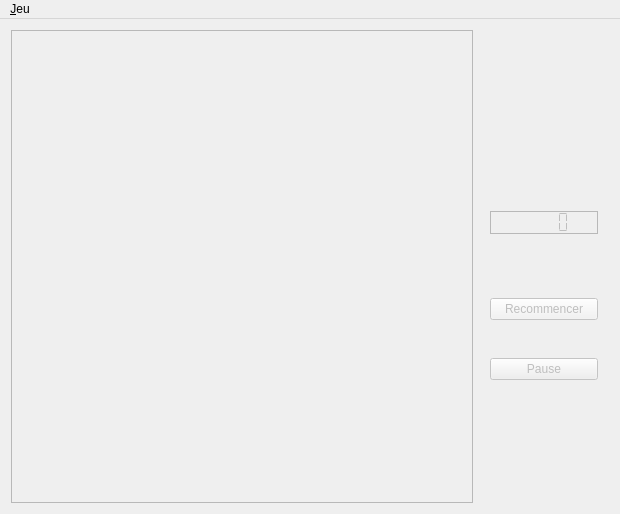
<?xml version="1.0" encoding="UTF-8"?>
<ui version="4.0">
 <class>MwDemineur</class>
 <widget class="QMainWindow" name="MwDemineur">
  <property name="enabled">
   <bool>true</bool>
  </property>
  <property name="geometry">
   <rect>
    <x>0</x>
    <y>0</y>
    <width>620</width>
    <height>514</height>
   </rect>
  </property>
  <property name="minimumSize">
   <size>
    <width>600</width>
    <height>500</height>
   </size>
  </property>
  <property name="font">
   <font>
    <strikeout>false</strikeout>
   </font>
  </property>
  <property name="windowTitle">
   <string>MwDemineur</string>
  </property>
  <widget class="QWidget" name="centralWidget">
   <property name="enabled">
    <bool>false</bool>
   </property>
   <property name="autoFillBackground">
    <bool>false</bool>
   </property>
   <layout class="QHBoxLayout" name="horizontalLayout_2">
    <item>
     <widget class="QScrollArea" name="scrollArea">
      <property name="widgetResizable">
       <bool>true</bool>
      </property>
      <widget class="QWidget" name="scrollAreaWidget">
       <property name="geometry">
        <rect>
         <x>0</x>
         <y>0</y>
         <width>464</width>
         <height>472</height>
        </rect>
       </property>
       <layout class="QHBoxLayout" name="horizontalLayout_3"/>
      </widget>
     </widget>
    </item>
    <item>
     <widget class="QWidget" name="widgetInfo" native="true">
      <property name="minimumSize">
       <size>
        <width>120</width>
        <height>250</height>
       </size>
      </property>
      <property name="maximumSize">
       <size>
        <width>130</width>
        <height>250</height>
       </size>
      </property>
      <layout class="QVBoxLayout" name="verticalLayout_2">
       <item>
        <layout class="QVBoxLayout" name="verticalLayoutConfig">
         <property name="sizeConstraint">
          <enum>QLayout::SetDefaultConstraint</enum>
         </property>
         <item>
          <layout class="QHBoxLayout" name="horizontalLayout">
           <item>
            <spacer name="horizontalSpacer">
             <property name="orientation">
              <enum>Qt::Horizontal</enum>
             </property>
             <property name="sizeHint" stdset="0">
              <size>
               <width>17</width>
               <height>20</height>
              </size>
             </property>
            </spacer>
           </item>
           <item>
            <widget class="QLabel" name="imageClock">
             <property name="mouseTracking">
              <bool>false</bool>
             </property>
             <property name="text">
              <string/>
             </property>
            </widget>
           </item>
           <item>
            <spacer name="horizontalSpacer_2">
             <property name="orientation">
              <enum>Qt::Horizontal</enum>
             </property>
             <property name="sizeHint" stdset="0">
              <size>
               <width>13</width>
               <height>20</height>
              </size>
             </property>
            </spacer>
           </item>
          </layout>
         </item>
         <item>
          <spacer name="verticalSpacer_3">
           <property name="orientation">
            <enum>Qt::Vertical</enum>
           </property>
           <property name="sizeHint" stdset="0">
            <size>
             <width>20</width>
             <height>13</height>
            </size>
           </property>
          </spacer>
         </item>
         <item>
          <widget class="QLCDNumber" name="timeGame">
           <property name="font">
            <font>
             <weight>50</weight>
             <bold>false</bold>
             <kerning>true</kerning>
            </font>
           </property>
           <property name="frameShape">
            <enum>QFrame::StyledPanel</enum>
           </property>
           <property name="smallDecimalPoint">
            <bool>false</bool>
           </property>
           <property name="segmentStyle">
            <enum>QLCDNumber::Flat</enum>
           </property>
          </widget>
         </item>
         <item>
          <spacer name="verticalSpacer_2">
           <property name="orientation">
            <enum>Qt::Vertical</enum>
           </property>
           <property name="sizeHint" stdset="0">
            <size>
             <width>20</width>
             <height>58</height>
            </size>
           </property>
          </spacer>
         </item>
         <item>
          <widget class="QPushButton" name="buttonReStart">
           <property name="palette">
            <palette>
             <active>
              <colorrole role="Button">
               <brush brushstyle="SolidPattern">
                <color alpha="255">
                 <red>243</red>
                 <green>243</green>
                 <blue>243</blue>
                </color>
               </brush>
              </colorrole>
             </active>
             <inactive>
              <colorrole role="Button">
               <brush brushstyle="SolidPattern">
                <color alpha="255">
                 <red>243</red>
                 <green>243</green>
                 <blue>243</blue>
                </color>
               </brush>
              </colorrole>
             </inactive>
             <disabled>
              <colorrole role="Button">
               <brush brushstyle="SolidPattern">
                <color alpha="255">
                 <red>243</red>
                 <green>243</green>
                 <blue>243</blue>
                </color>
               </brush>
              </colorrole>
             </disabled>
            </palette>
           </property>
           <property name="font">
            <font>
             <family>Ubuntu</family>
             <weight>50</weight>
             <italic>false</italic>
             <bold>false</bold>
             <underline>false</underline>
             <strikeout>false</strikeout>
            </font>
           </property>
           <property name="autoFillBackground">
            <bool>false</bool>
           </property>
           <property name="text">
            <string>Recommencer</string>
           </property>
           <property name="flat">
            <bool>false</bool>
           </property>
          </widget>
         </item>
         <item>
          <spacer name="verticalSpacer">
           <property name="orientation">
            <enum>Qt::Vertical</enum>
           </property>
           <property name="sizeHint" stdset="0">
            <size>
             <width>20</width>
             <height>13</height>
            </size>
           </property>
          </spacer>
         </item>
         <item>
          <widget class="QPushButton" name="buttonPause">
           <property name="font">
            <font>
             <strikeout>false</strikeout>
            </font>
           </property>
           <property name="text">
            <string>Pause</string>
           </property>
          </widget>
         </item>
        </layout>
       </item>
      </layout>
     </widget>
    </item>
   </layout>
  </widget>
  <widget class="QMenuBar" name="menuBar">
   <property name="geometry">
    <rect>
     <x>0</x>
     <y>0</y>
     <width>620</width>
     <height>22</height>
    </rect>
   </property>
   <widget class="QMenu" name="menu_Jeu">
    <property name="title">
     <string>&amp;Jeu</string>
    </property>
    <addaction name="action_Nouveau"/>
    <addaction name="action_Fermer"/>
    <addaction name="action_Quitter"/>
   </widget>
   <addaction name="menu_Jeu"/>
  </widget>
  <action name="action_Nouveau">
   <property name="text">
    <string>&amp;Nouveau</string>
   </property>
  </action>
  <action name="action_Fermer">
   <property name="text">
    <string>&amp;Fermer</string>
   </property>
  </action>
  <action name="action_Quitter">
   <property name="text">
    <string>&amp;Quitter</string>
   </property>
  </action>
 </widget>
 <layoutdefault spacing="6" margin="11"/>
 <resources/>
 <connections/>
</ui>
